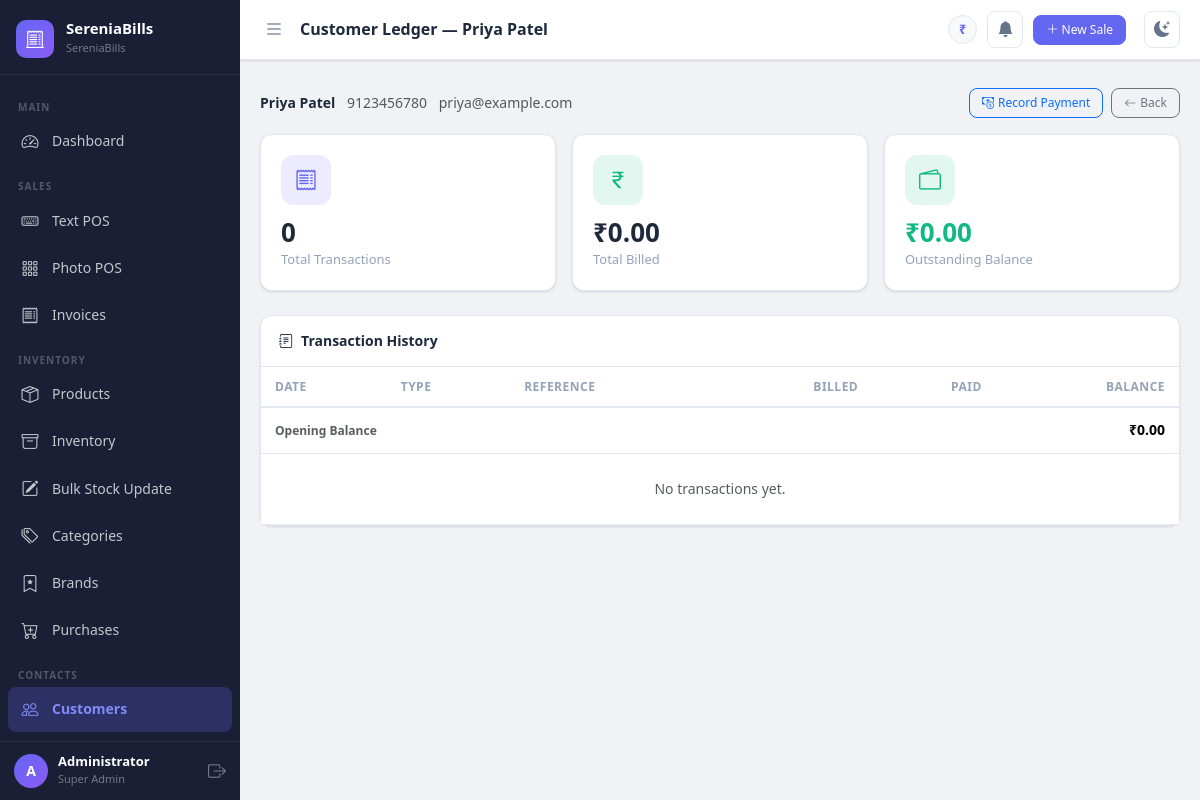
/customers/3/ledger (signed in), run on the app's committed database.
### app.py (models this page shows, shortened)
class Settings(db.Model):
    __tablename__ = 'settings'
    id = db.Column(db.Integer, primary_key=True)
    company_name = db.Column(db.String(150), default='SereniaBills')
    logo = db.Column(db.String(255))
    gst_number = db.Column(db.String(50))
    address = db.Column(db.String(255))
    phone = db.Column(db.String(20))
    email = db.Column(db.String(120))
    currency_symbol = db.Column(db.String(10), default='₹')
    invoice_prefix = db.Column(db.String(10), default='INV-')
    default_tax_rate = db.Column(db.Float, default=0)
    theme = db.Column(db.String(20), default='light')
    next_invoice_number = db.Column(db.Integer, default=1)

class User(UserMixin, db.Model):
    __tablename__ = 'users'
    id = db.Column(db.Integer, primary_key=True)
    username = db.Column(db.String(80), unique=True, nullable=False)
    email = db.Column(db.String(120), unique=True)
    password_hash = db.Column(db.String(255), nullable=False)
    full_name = db.Column(db.String(120))
    role_id = db.Column(db.Integer, db.ForeignKey('roles.id'), nullable=False)
    active = db.Column(db.Boolean, default=True)
    created_at = db.Column(db.DateTime, default=datetime.utcnow)
    def is_super_admin(self):
        return self.role and self.role.name == 'super_admin'

class Role(db.Model):
    __tablename__ = 'roles'
    id = db.Column(db.Integer, primary_key=True)
    name = db.Column(db.String(50), unique=True, nullable=False)  # super_admin, staff
    description = db.Column(db.String(255))
    users = db.relationship('User', backref='role', lazy=True)

class Customer(db.Model):
    __tablename__ = 'customers'
    id = db.Column(db.Integer, primary_key=True)
    name = db.Column(db.String(150), nullable=False)
    phone = db.Column(db.String(20))
    email = db.Column(db.String(120))
    address = db.Column(db.String(255))
    outstanding_balance = db.Column(db.Float, default=0)
    notes = db.Column(db.Text)
    created_at = db.Column(db.DateTime, default=datetime.utcnow)
    sales = db.relationship('Sale', backref='customer', lazy=True)

### app.py (the view, shortened to what this page needs)
@app.route('/customers/<int:customer_id>/ledger')
@login_required
def customer_ledger(customer_id):
    customer = Customer.query.get_or_404(customer_id)
    sales_list = Sale.query.filter_by(customer_id=customer_id)\
                           .order_by(Sale.created_at.asc()).all()
    ledger = []
    balance = 0.0
    total_sales   = sum(row['debit']  for row in ledger)
    total_paid    = sum(row['credit'] for row in ledger)
    return render_template('customer_ledger.html',
                            customer=customer, ledger=ledger,
                            total_sales=total_sales, total_paid=total_paid,
                            current_balance=balance)

### app.py (called while the page is built)
@login_manager.user_loader
def load_user(user_id):
    return User.query.get(int(user_id))

def get_settings():
    settings = Settings.query.first()
    if not settings:
        settings = Settings()
        db.session.add(settings)
        db.session.commit()
    return settings

@app.context_processor
def inject_globals():
    return dict(settings=get_settings(), now=datetime.utcnow())

### templates/customer_ledger.html (shortened to what this page needs)
{% extends "base.html" %}
{% block page_title %}Customer Ledger — {{ customer.name }}{% endblock %}
{% block content %}
<div class="d-flex justify-content-between align-items-center mb-3 flex-wrap gap-2">
  <div>
    <span class="fw-bold">{{ customer.name }}</span>
    <span class="text-muted ms-2">{{ customer.phone }}</span>
    {% if customer.email %}<span class="text-muted ms-2">{{ customer.email }}</span>{% endif %}
  </div>
  <div class="d-flex gap-2">
    <button class="btn btn-sm btn-outline-primary" data-bs-toggle="modal" data-bs-target="#payModal"
            {% if customer.outstanding_balance <= 0 %}disabled{% endif %}>
      <i class="bi bi-cash-coin me-1"></i>Record Payment
    </button>
    <a href="{{ url_for('customers') }}" class="btn btn-sm btn-outline-secondary">
      <i class="bi bi-arrow-left me-1"></i>Back
    </a>
  </div>
</div>
<div class="row g-3 mb-4">
  <div class="col-sm-4">
    <div class="stat-card">
      <div class="stat-card-icon indigo"><i class="bi bi-receipt"></i></div>
      <div class="stat-card-value">{{ ledger|length }}</div>
      <div class="stat-card-label">Total Transactions</div>
    </div>
  </div>
  <div class="col-sm-4">
    <div class="stat-card">
      <div class="stat-card-icon green"><i class="bi bi-currency-rupee"></i></div>
      <div class="stat-card-value">{{ settings.currency_symbol }}{{ "%.2f"|format(total_sales) }}</div>
      <div class="stat-card-label">Total Billed</div>
    </div>
  </div>
  <div class="col-sm-4">
    <div class="stat-card">
      <div class="stat-card-icon {% if current_balance > 0 %}red{% else %}green{% endif %}">
        <i class="bi bi-wallet2"></i>
      </div>
      <div class="stat-card-value" style="color:{% if current_balance > 0 %}var(--danger){% else %}var(--success){% endif %}">
        {{ settings.currency_symbol }}{{ "%.2f"|format(current_balance) }}
      </div>
      <div class="stat-card-label">Outstanding Balance</div>
    </div>
  </div>
</div>
<div class="card">
  <div class="card-header"><i class="bi bi-journal-text me-2"></i>Transaction History</div>
  <div class="card-body p-0">
    <div class="table-responsive">
      <table class="table mb-0">
        <thead>
          <tr>
            <th>Date</th><th>Type</th><th>Reference</th>
            <th class="text-end">Billed</th><th class="text-end">Paid</th><th class="text-end">Balance</th>
          </tr>
        </thead>
        <tbody>
          <tr style="background:var(--bg-surface2)">
            <td colspan="5" class="fw-bold text-muted" style="font-size:12px">Opening Balance</td>
            <td class="text-end fw-bold">{{ settings.currency_symbol }}0.00</td>
          </tr>
          {% for row in ledger %}
          <tr>
            <td style="font-size:12px;color:var(--text-muted)">{{ row.date.strftime('%d %b %Y, %H:%M') }}</td>
            <td>
              <span class="status-badge {% if row.type == 'Sale' %}status-completed{% else %}status-refunded{% endif %}">
                {{ row.type }}
              </span>
            </td>
            <td>
              <a href="{{ url_for('view_invoice', sale_id=row.sale_id) }}"
                 class="fw-bold" style="color:var(--brand-accent)">{{ row.ref }}</a>
            </td>
            <td class="text-end">
              {% if row.debit > 0 %}
              <span class="text-danger fw-bold">{{ settings.currency_symbol }}{{ "%.2f"|format(row.debit) }}</span>
              {% else %}—{% endif %}
            </td>
            <td class="text-end">
              {% if row.credit > 0 %}
              <span class="text-success fw-bold">{{ settings.currency_symbol }}{{ "%.2f"|format(row.credit) }}</span>
              {% else %}—{% endif %}
            </td>
            <td class="text-end fw-bold {% if row.balance > 0 %}text-danger{% else %}text-success{% endif %}">
              {{ settings.currency_symbol }}{{ "%.2f"|format(row.balance) }}
            </td>
          </tr>
          {% else %}
          <tr><td colspan="6" class="text-center text-muted py-4">No transactions yet.</td></tr>
          {% endfor %}
        </tbody>
      </table>
    </div>
  </div>
</div>
{% endblock %}

### templates/base.html (shortened to what this page needs)
<!DOCTYPE html>
<html lang="en" data-theme="{{ settings.theme }}">
<head>
    <link rel="stylesheet" href="https://cdn.jsdelivr.net/npm/bootstrap@5.3.2/dist/css/bootstrap.min.css">
    <link rel="stylesheet" href="https://cdn.jsdelivr.net/npm/bootstrap-icons@1.11.3/font/bootstrap-icons.css">
    <link rel="stylesheet" href="{{ url_for('static', filename='css/main.css') }}">
</head>
<body>
<div class="sb-wrapper">
  <nav id="sidebar" class="sb-sidebar">
    <div class="sb-brand">
      {% if settings.logo %}
        <img src="{{ url_for('static', filename='uploads/' + settings.logo) }}" class="sb-logo-img" alt="Logo">
      {% else %}
        <div class="sb-logo-icon"><i class="bi bi-receipt-cutoff"></i></div>
      {% endif %}
      <div class="sb-brand-text">
        <span class="sb-brand-name">SereniaBills</span>
        <span class="sb-brand-tagline">{{ settings.company_name }}</span>
      </div>
    </div>
    <div class="sb-nav">
      <div class="sb-section-label">Main</div>
      <a href="{{ url_for('dashboard') }}" class="sb-link {% if request.endpoint == 'dashboard' %}active{% endif %}">
        <i class="bi bi-speedometer2"></i><span>Dashboard</span>
      </a>
      <div class="sb-section-label">Sales</div>
      <a href="{{ url_for('pos_text') }}" class="sb-link {% if request.endpoint == 'pos_text' %}active{% endif %}">
        <i class="bi bi-keyboard"></i><span>Text POS</span>
      </a>
      <a href="{{ url_for('pos_photo') }}" class="sb-link {% if request.endpoint == 'pos_photo' %}active{% endif %}">
        <i class="bi bi-grid-3x3-gap"></i><span>Photo POS</span>
      </a>
      <a href="{{ url_for('invoices') }}" class="sb-link {% if request.endpoint == 'invoices' %}active{% endif %}">
        <i class="bi bi-receipt"></i><span>Invoices</span>
      </a>
      <div class="sb-section-label">Inventory</div>
      <a href="{{ url_for('products') }}" class="sb-link {% if request.endpoint in ['products','add_product','edit_product'] %}active{% endif %}">
        <i class="bi bi-box-seam"></i><span>Products</span>
      </a>
      <a href="{{ url_for('inventory') }}" class="sb-link {% if request.endpoint == 'inventory' %}active{% endif %}">
        <i class="bi bi-archive"></i><span>Inventory</span>
      </a>
      <a href="{{ url_for('bulk_stock_update') }}" class="sb-link {% if request.endpoint == 'bulk_stock_update' %}active{% endif %}">
        <i class="bi bi-pencil-square"></i><span>Bulk Stock Update</span>
      </a>
      <a href="{{ url_for('categories') }}" class="sb-link {% if request.endpoint == 'categories' %}active{% endif %}">
        <i class="bi bi-tags"></i><span>Categories</span>
      </a>
      <a href="{{ url_for('brands') }}" class="sb-link {% if request.endpoint == 'brands' %}active{% endif %}">
        <i class="bi bi-bookmark-star"></i><span>Brands</span>
      </a>
      <a href="{{ url_for('purchases') }}" class="sb-link {% if request.endpoint in ['purchases','add_purchase'] %}active{% endif %}">
        <i class="bi bi-cart-plus"></i><span>Purchases</span>
      </a>
      <div class="sb-section-label">Contacts</div>
      <a href="{{ url_for('customers') }}" class="sb-link {% if 'customer' in request.endpoint %}active{% endif %}">
        <i class="bi bi-people"></i><span>Customers</span>
      </a>
      <a href="{{ url_for('suppliers') }}" class="sb-link {% if 'supplier' in request.endpoint %}active{% endif %}">
      </a>
    </div>
    <div class="sb-footer">
      <div class="sb-user-info">
        <div class="sb-user-avatar">{{ current_user.username[0].upper() }}</div>
        <div>
          <div class="sb-user-name">{{ current_user.full_name or current_user.username }}</div>
          <div class="sb-user-role">{{ current_user.role.name.replace('_',' ').title() }}</div>
        </div>
      </div>
      <a href="{{ url_for('logout') }}" class="sb-logout" title="Logout"><i class="bi bi-box-arrow-right"></i></a>
    </div>
  </nav>
  <div class="sb-content" id="sbContent">
    <div class="sb-topbar">
      <button class="sb-toggle-btn" id="sidebarToggle" onclick="toggleSidebar()">
        <i class="bi bi-list"></i>
      </button>
      <div class="sb-topbar-title">{% block page_title %}{% endblock %}</div>
      <div class="sb-topbar-right">
        <span class="sb-currency-badge">{{ settings.currency_symbol }}</span>
        <div class="position-relative" id="alertBellWrap" style="cursor:pointer" onclick="toggleAlertDropdown()">
          <button class="sb-theme-btn" title="Stock Alerts">
            <i class="bi bi-bell-fill" id="bellIcon"></i>
          </button>
        </div>
        <a href="{{ url_for('pos_text') }}" class="btn btn-sm btn-primary me-2">
          <i class="bi bi-plus-lg"></i> New Sale
        </a>
        <button class="sb-theme-btn" onclick="toggleTheme()" title="Toggle Dark/Light">
          <i class="bi bi-moon-stars-fill" id="themeIcon"></i>
        </button>
      </div>
    </div>
    <div class="px-3 pt-2">
    </div>
    <div class="sb-main-content">
      {% block content %}{% endblock %}
    </div>
  </div>
</div>
</body>
</html>

### data on the page
Settings: company_name "SereniaBills", currency_symbol "₹"
User: username "A", full_name "Administrator"
Role: role.name.replace "Super Admin"
Customer: name "Priya Patel", phone "9123456780", email "priya@example.com"

### other printed values
{{ ledger|length }} "0"
{{ "%.2f"|format(total_sales) }} "0.00"
{{ "%.2f"|format(current_balance) }} "0.00"
